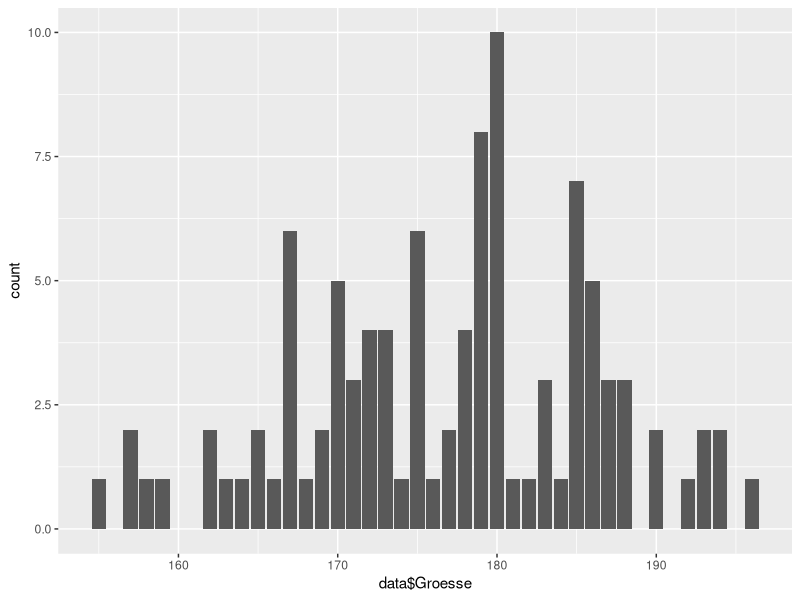

This figure's R source: (Note: this script raises an error after producing the figure.)
## ---- chunk 1
knitr::opts_chunk$set(error=TRUE,        # Keep compiling upon error
                      collapse=TRUE,     # collapse by default
                      echo=TRUE,         # echo code by default
                      comment = "#>",    # change comment character
                      fig.width = 7,     # set figure width
                      out.width = "100%", # set width of displayed images
                      warning=TRUE,      # show R warnings
                      message=FALSE)     # show R messages
## ---- chunk 2
install.packages("ggplot2")
library("ggplot2")
data <- read.csv("UmfrageBis2019.csv", header = TRUE, sep = ";", 
         dec = ".", fill = TRUE, comment.char = "")
colnames(data)
names(data)[names(data) == "Letzte.Schulnote.in.Mathematik"] <- "Mathe"
names(data)[names(data) == "Stunden.am.Tag.in.WhatsApp"] <- "WhatsApp"
names(data)[names(data) == "Anzahl.Paar.Schuhe.im.Schrank"] <- "AnzSchuhe"
## ---- chunk 3
ggplot(data, aes(x=data$Groesse))+geom_bar()
df.w <- subset(data, data$Geschlecht == "w")
df.m <- subset(data, data$Geschlecht == "m")
length <- rbind(df.m, df.w)
ggplot(length, aes(data$Groesse))+
  geom_bar(data = df.w, colour = "black", fill = "red")+ 
  geom_bar(data= df.m, colour = "black", fill = "blue")


hist <- ggplot(data, aes(x= data$Groesse))+ geom_bar()
hist + facet_grid(Geschlecht ~ .)

nclass.FD(data$Groesse)

hist <- ggplot(data, aes(x= data$Groesse))+ geom_histogram(binwidth = 7, colour="black")
hist + facet_grid(Geschlecht ~ .)


#or just:
ggplot(data, aes(data$Groesse)) + geom_histogram(bins="15")
ggplot(data, aes(data$Groesse)) + geom_histogram(bins="15") + facet_grid(data$Geschlecht) + 
  labs(title="Männer sind im Durchschnitt größer", x="Groesse in cm", y="Anzahl")

